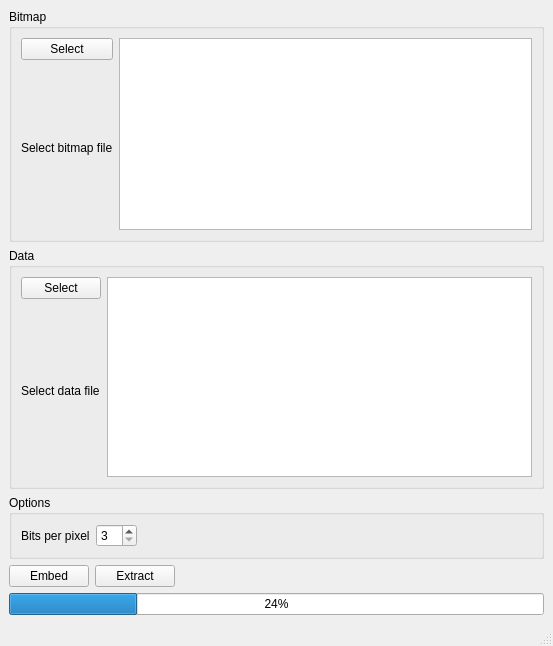
<?xml version="1.0" encoding="UTF-8"?>
<ui version="4.0">
 <class>MainWindow</class>
 <widget class="QMainWindow" name="MainWindow">
  <property name="geometry">
   <rect>
    <x>0</x>
    <y>0</y>
    <width>553</width>
    <height>646</height>
   </rect>
  </property>
  <property name="windowTitle">
   <string>MainWindow</string>
  </property>
  <widget class="QWidget" name="centralwidget">
   <layout class="QGridLayout" name="gridLayout">
    <item row="0" column="0">
     <widget class="QGroupBox" name="groupBox">
      <property name="sizePolicy">
       <sizepolicy hsizetype="Preferred" vsizetype="Preferred">
        <horstretch>0</horstretch>
        <verstretch>0</verstretch>
       </sizepolicy>
      </property>
      <property name="title">
       <string>Bitmap</string>
      </property>
      <layout class="QGridLayout" name="gridLayout_2">
       <item row="0" column="0">
        <layout class="QHBoxLayout" name="horizontalLayout">
         <item>
          <layout class="QVBoxLayout" name="verticalLayout">
           <item>
            <widget class="QPushButton" name="pushButtonFileSelection">
             <property name="sizePolicy">
              <sizepolicy hsizetype="Minimum" vsizetype="Fixed">
               <horstretch>0</horstretch>
               <verstretch>0</verstretch>
              </sizepolicy>
             </property>
             <property name="text">
              <string>Select</string>
             </property>
            </widget>
           </item>
           <item>
            <widget class="QLabel" name="labelSourceBitmapFilePath">
             <property name="text">
              <string>Select bitmap file</string>
             </property>
            </widget>
           </item>
          </layout>
         </item>
         <item>
          <widget class="QGraphicsView" name="graphicsView">
           <property name="sizePolicy">
            <sizepolicy hsizetype="Expanding" vsizetype="Preferred">
             <horstretch>0</horstretch>
             <verstretch>0</verstretch>
            </sizepolicy>
           </property>
          </widget>
         </item>
        </layout>
       </item>
      </layout>
     </widget>
    </item>
    <item row="1" column="0">
     <widget class="QGroupBox" name="groupBox_2">
      <property name="title">
       <string>Data</string>
      </property>
      <layout class="QGridLayout" name="gridLayout_3">
       <item row="0" column="0">
        <layout class="QHBoxLayout" name="horizontalLayout_2">
         <item>
          <layout class="QVBoxLayout" name="verticalLayout_2">
           <item>
            <widget class="QPushButton" name="pushButtonDataFileSelection">
             <property name="sizePolicy">
              <sizepolicy hsizetype="Minimum" vsizetype="Fixed">
               <horstretch>0</horstretch>
               <verstretch>0</verstretch>
              </sizepolicy>
             </property>
             <property name="text">
              <string>Select</string>
             </property>
            </widget>
           </item>
           <item>
            <widget class="QLabel" name="labelDataFileSourcePath">
             <property name="text">
              <string>Select data file</string>
             </property>
            </widget>
           </item>
          </layout>
         </item>
         <item>
          <widget class="QPlainTextEdit" name="plainTextEdit">
           <property name="sizePolicy">
            <sizepolicy hsizetype="Expanding" vsizetype="Expanding">
             <horstretch>0</horstretch>
             <verstretch>0</verstretch>
            </sizepolicy>
           </property>
          </widget>
         </item>
        </layout>
       </item>
      </layout>
     </widget>
    </item>
    <item row="2" column="0">
     <widget class="QGroupBox" name="groupBox_3">
      <property name="title">
       <string>Options</string>
      </property>
      <layout class="QFormLayout" name="formLayout">
       <item row="0" column="0">
        <layout class="QHBoxLayout" name="horizontalLayout_3">
         <item>
          <widget class="QLabel" name="label">
           <property name="sizePolicy">
            <sizepolicy hsizetype="Preferred" vsizetype="Preferred">
             <horstretch>0</horstretch>
             <verstretch>0</verstretch>
            </sizepolicy>
           </property>
           <property name="text">
            <string>Bits per pixel</string>
           </property>
          </widget>
         </item>
         <item>
          <widget class="QSpinBox" name="spinBoxBitsPerPixel">
           <property name="sizePolicy">
            <sizepolicy hsizetype="Preferred" vsizetype="Fixed">
             <horstretch>0</horstretch>
             <verstretch>0</verstretch>
            </sizepolicy>
           </property>
           <property name="minimum">
            <number>3</number>
           </property>
           <property name="maximum">
            <number>24</number>
           </property>
           <property name="singleStep">
            <number>3</number>
           </property>
          </widget>
         </item>
        </layout>
       </item>
      </layout>
     </widget>
    </item>
    <item row="3" column="0">
     <layout class="QFormLayout" name="formLayout_2">
      <item row="0" column="0">
       <widget class="QPushButton" name="pushButtonEmbed">
        <property name="sizePolicy">
         <sizepolicy hsizetype="Fixed" vsizetype="Fixed">
          <horstretch>0</horstretch>
          <verstretch>0</verstretch>
         </sizepolicy>
        </property>
        <property name="text">
         <string>Embed</string>
        </property>
       </widget>
      </item>
      <item row="0" column="1">
       <widget class="QPushButton" name="pushButtonExtract">
        <property name="sizePolicy">
         <sizepolicy hsizetype="Fixed" vsizetype="Fixed">
          <horstretch>0</horstretch>
          <verstretch>0</verstretch>
         </sizepolicy>
        </property>
        <property name="text">
         <string>Extract</string>
        </property>
       </widget>
      </item>
     </layout>
    </item>
    <item row="4" column="0">
     <widget class="QProgressBar" name="progressBar">
      <property name="value">
       <number>24</number>
      </property>
     </widget>
    </item>
   </layout>
  </widget>
  <widget class="QMenuBar" name="menubar">
   <property name="geometry">
    <rect>
     <x>0</x>
     <y>0</y>
     <width>553</width>
     <height>34</height>
    </rect>
   </property>
  </widget>
  <widget class="QStatusBar" name="statusbar"/>
 </widget>
 <resources/>
 <connections/>
</ui>
